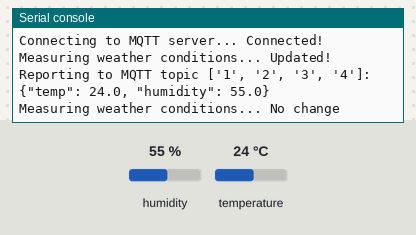
Bench run of a program on a simulated ESP32 board running MicroPython. Shown: the last lines printed to the serial console. The test bench sets the inputs (shaded band); at power-on: humidity 55 %, temperature 24 °C. WiFi joins after 1.5 s; no MQTT or app messages arrive unless stated.

Above: at 2.8 s.
2.9 s: humidity set to 22 %
At 4.2 s:
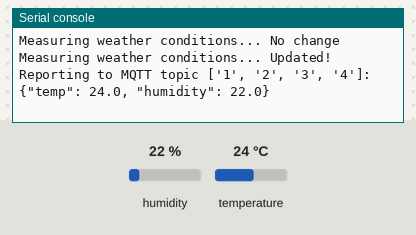
4.4 s: temperature set to 12 °C
At 5.1 s:
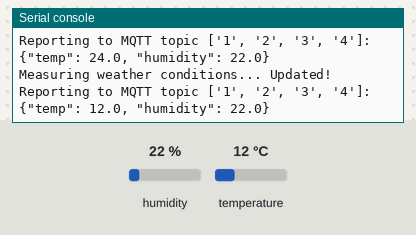
5.9 s: humidity set to 40 %
At 5.9 s:
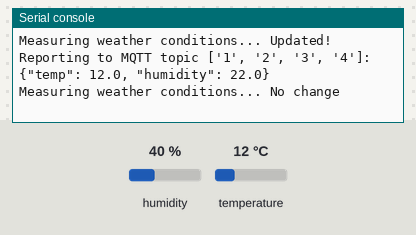
Timing chart, 0 to 8.9 s (numbered marks = the images above; inputs shaded):
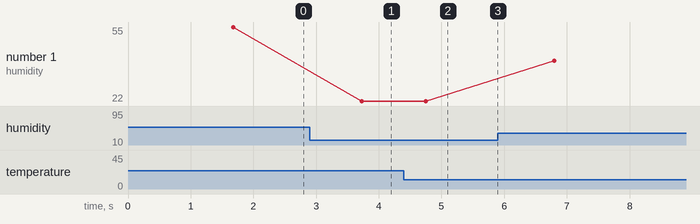

The program:

connection2.py
```python
import network
import time
from machine import Pin
import dht
import ujson
from umqtt.simple import MQTTClient

# MQTT Server Parameters
MQTT_CLIENT_ID = "micropython100"
MQTT_BROKER    = "test.mosquitto.org"
MQTT_USER      = ""
MQTT_PASSWORD  = ""
MQTT_TOPIC     = ["1","2","3","4"]
#MQTT_LED = b'wokwi-setLed'

sensor = dht.DHT22(Pin(15))
#led = Pin(32, Pin.OUT)
#led.off()

print("Connecting to WiFi", end="")
sta_if = network.WLAN(network.STA_IF)
sta_if.active(True)
sta_if.connect('Lidia', 'helloworld')
while not sta_if.isconnected():
  print(".", end="")
  time.sleep(0.1)
print(" Connected!")

def subCallback(topic, msg):
  if topic == MQTT_LED:
    if msg == b'1':
      led.on()
    elif msg == b'0':
      led.off()

print("Connecting to MQTT server... ", end="")
client = MQTTClient(MQTT_CLIENT_ID, MQTT_BROKER)
#client.set_callback(subCallback)
client.connect()
#client.subscribe(MQTT_LED)

print("Connected!")

prev_weather = ""
while True:
  client.check_msg()
  print("Measuring weather conditions... ", end="")
  sensor.measure()
  """Questa funzione è parte del modulo ujson (MicroJSON) in Python,
  che è un'implementazione di JSON.
  La funzione dumps() prende un oggetto Python (in questo caso, un dizionario)
  e lo converte in una stringa JSON."""
  message = ujson.dumps({
    "temp": sensor.temperature(),
    "humidity": sensor.humidity(),
  })
  if message != prev_weather:
    print("Updated!")
    print("Reporting to MQTT topic {}: {}".format(MQTT_TOPIC, message))
    client.publish(MQTT_TOPIC, message)
    prev_weather = message
  else:
    print("No change")
  time.sleep(1)
```

Measured:
- after the input at 2.9 s, the serial console: prints a new line after 0.83 s (image 1)
- after the input at 4.4 s, the serial console: prints a new line after 0.35 s (image 2)
- plotted number 1: 55 → 22 after the input at 2.9 s, 22 → 40 after the input at 5.9 s
